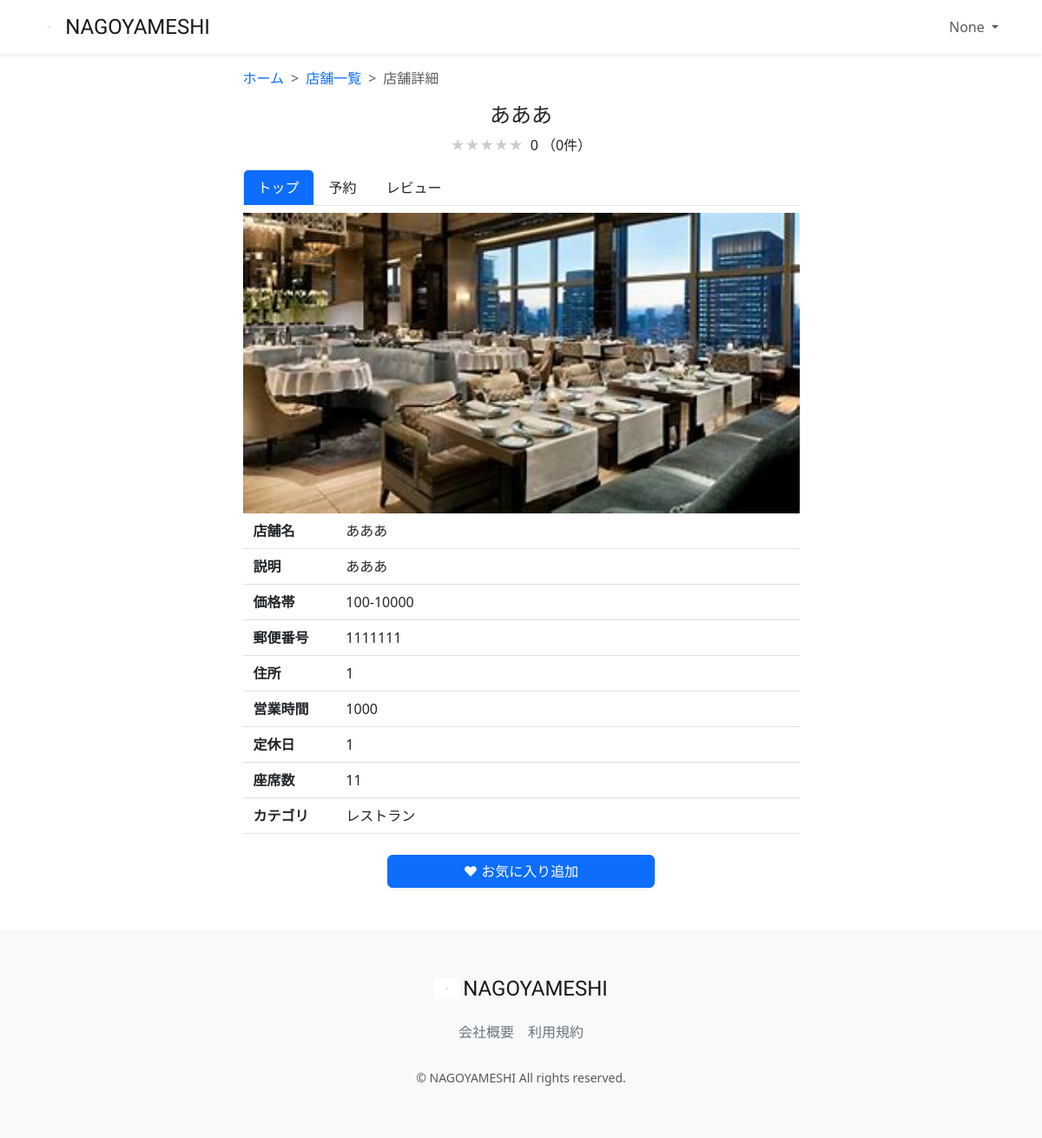
Page /restaurant-detail/1/ (signed in) on the earlier database version.
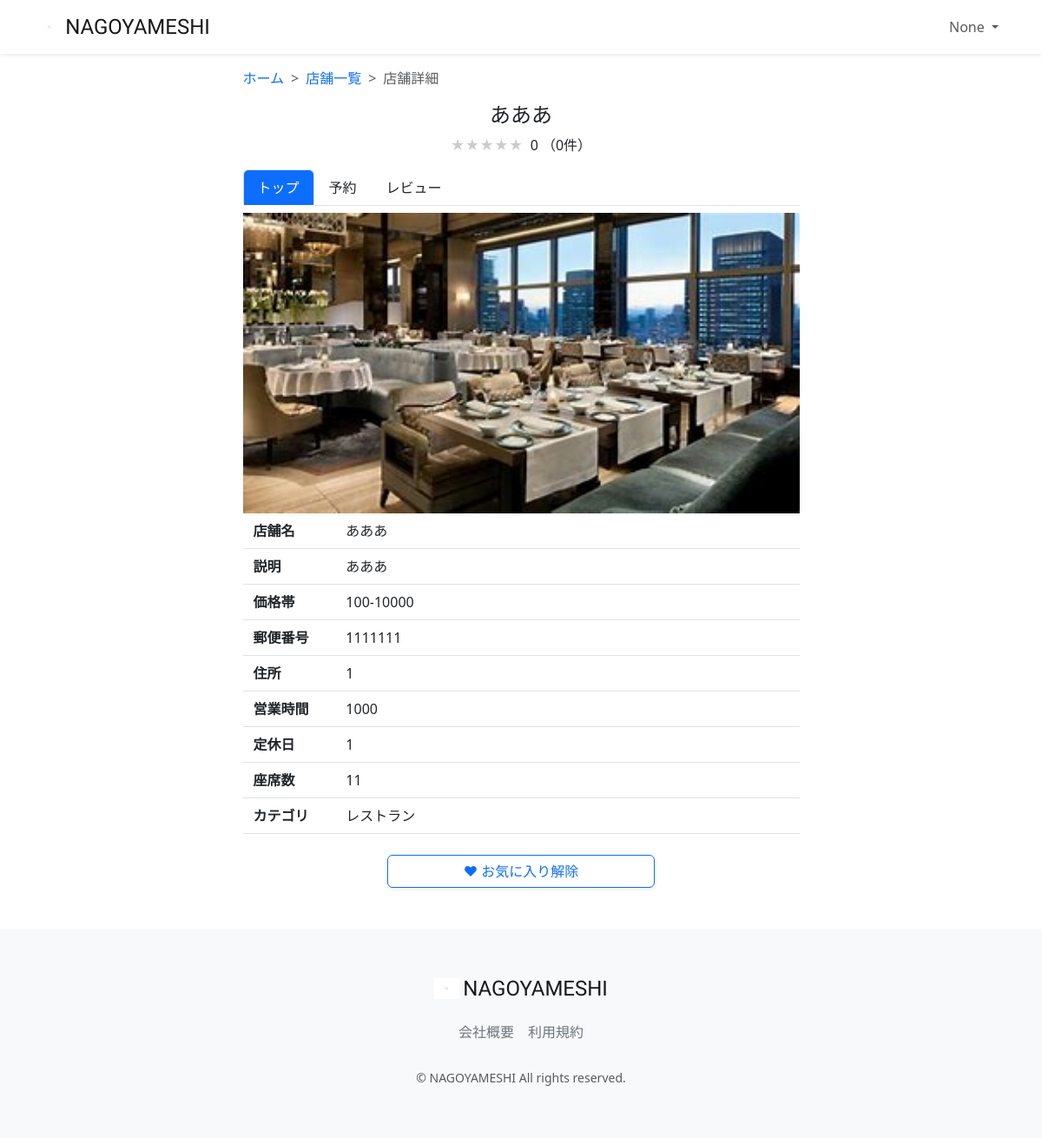
Same page on the later database version.
### accounts/models.py (models this page shows, shortened)
class CustomUser(AbstractUser):
    user_name = models.CharField(max_length=128, null=True, blank=True, verbose_name='ユーザー名前')
    hurigana = models.CharField(max_length=128, null=True, blank=True, verbose_name='フリガナ')
    zip_code = models.CharField(max_length=16, null=True, blank=True, verbose_name='郵便番号')
    address = models.CharField(max_length=255, null=True, blank=True, verbose_name='住所')
    phone_number = models.CharField(max_length=20, null=True, blank=True, verbose_name='電話番号')
    birthday = models.CharField(max_length=20, null=True, blank=True, verbose_name='誕生日')
    job = models.CharField(max_length=255, null=True, blank=True, verbose_name='職業')
    is_subscribed = models.BooleanField(default=False, verbose_name='有料会員')
    card_name = models.CharField(max_length=128, null=True, blank=True, verbose_name='カード名義')
    card_number = models.CharField(max_length=128, null=True, blank=True, verbose_name='カード番号')
    class Meta:
        verbose_name_plural = 'CustomUser'

### restaurant/views.py (the view, shortened to what this page needs)
# urls.py: path("restaurant-detail/<int:pk>/", views.RestaurantDetailView.as_view(),
class RestaurantDetailView(generic.DetailView):
    template_name = "restaurant/restaurant_detail.html"
    model = models.Restaurant
    def get_context_data(self, **kwargs):
        user = self.request.user
        pk = self.kwargs['pk']
        context = super(RestaurantDetailView, self).get_context_data(**kwargs)
        restaurant = models.Restaurant.objects.filter(id=pk).first()
        is_favorite = False
        if user.is_authenticated:
            is_favorite = models.Favorite.objects.filter(
                user=user
            ).filter(restaurant=models.Restaurant.objects.get(pk=pk)).exists()
        average_rate = models.Review.objects.filter(restaurant=restaurant).aggregate(Avg('rate'))
        average_rate = average_rate['rate__avg'] if average_rate['rate__avg'] is not None else 0
        average_rate = round(average_rate, 2)
        if average_rate % 1 == 0:
            average_rate_star = int(average_rate)
        else:
            average_rate_star = round(average_rate * 2) / 2
        rate_count = models.Review.objects.filter(restaurant=restaurant).count()
        context.update({
            'is_favorite': is_favorite,
            'average_rate': average_rate,
            'average_rate_star': average_rate_star,
            'rate_count': rate_count,
        })
        return context

### restaurant/models.py (called while the page is built)
    def __str__(self):
        return self.name

### restaurant/templates/restaurant/restaurant_detail.html (shortened to what the changed rows need)
{% extends "layout/base.html" %}
{% load static %}
{% block content %}
<main>
    <div class="container nagoyameshi-container pb-5">
        <div class="row justify-content-center">
            <div class="col-xxl-6 col-xl-7 col-lg-8 col-md-10">
                <h1 class="mb-2 text-center">{{ object.name }}</h1>
                <div class="container">
                    <form method="POST" enctype="multipart/form-data" class="text-center">
                        {% if is_favorite %}
                        <button type="submit" class="btn btn-outline-primary shadow-sm w-50 remove-favorite-button">
                            ♥ お気に入り解除
                        </button>
                        {% else %}
                        <button type="submit" class="btn btn-primary text-white shadow-sm w-50">
                            ♥ お気に入り追加
                        </button>
                        {% endif %}
                    </form>
                </div>
            </div>
        </div>
    </div>
</main>
{% endblock %}

### restaurant/templates/layout/base.html (shortened to what this page needs)
{% load static %}
<!DOCTYPE html>
<html lang="ja">
<head>
    <link href="https://cdn.jsdelivr.net/npm/bootstrap@5.3.3/dist/css/bootstrap.min.css" rel="stylesheet"
>
    <link href="{% static 'css/nagoyameshi.css' %}" rel="stylesheet">
</head>
<body>
<div id="app" class="wrapper">
    <nav class="navbar navbar-expand-md navbar-light bg-white shadow-sm">
        <div class="container nagoyameshi-container">
            <a class="navbar-brand app-name" href="{% url 'top_page' %}">
                <div class="d-flex align-items-center">
                    <img class="nagoyameshi-logo me-1" src="{% static 'images/logo/logo.svg' %}" alt="nagoyameshi">
                    NAGOYAMESHI
                </div>
            </a>
            <div class="collapse navbar-collapse" id="navbarSupportedContent">
                <ul class="navbar-nav ms-auto">
                    {% if user.is_subscribed %}
                        <li class="nav-item dropdown">
                            <a id="navbarDropdown" class="nav-link dropdown-toggle" href="#" role="button"
                               data-bs-toggle="dropdown" aria-haspopup="true" aria-expanded="false" v-pre>
                                {{ user.user_name }}
                            </a>
                        </li>
                    {% else %}
                        {% if user.is_authenticated %}
                            <li class="nav-item dropdown">
                                <a id="navbarDropdown" class="nav-link dropdown-toggle" href="#" role="button"
                                   data-bs-toggle="dropdown" aria-haspopup="true" aria-expanded="false" v-pre>
                                    {{ user.user_name }}
                                </a>
                            </li>
                        {% endif %}
                    {% endif %}
                </ul>
            </div>
        </div>
    </nav>
    {% block content %}{% endblock %}
    <footer class="bg-light">
        <div class="d-flex justify-content-center footer-logo">
            <a class="navbar-brand app-name" href="{% url 'top_page' %}">
                <div class="d-flex align-items-center">
                    <img class="nagoyameshi-logo me-1" src="{% static 'images/logo/logo.svg' %}" alt="nagoyameshi">
                    NAGOYAMESHI
                </div>
            </a>
        </div>
        <div class="d-flex justify-content-center footer-link">
            <a href="{% url 'company_page' %}" class="link-secondary me-3">会社概要</a>
            <a href="{% url 'terms_page' %}" class="link-secondary">利用規約</a>
        </div>
        <p class="text-center text-muted small mb-0">&copy; NAGOYAMESHI All rights reserved.</p>
    </footer>
</div>
</body>
</html>

Differences in the rows shown:
changed CustomUser "None": is_subscribed False → True (drawn)
Other differences:
text no longer shown: "♥ お気に入り追加"
text now shown: "♥ お気に入り解除"
